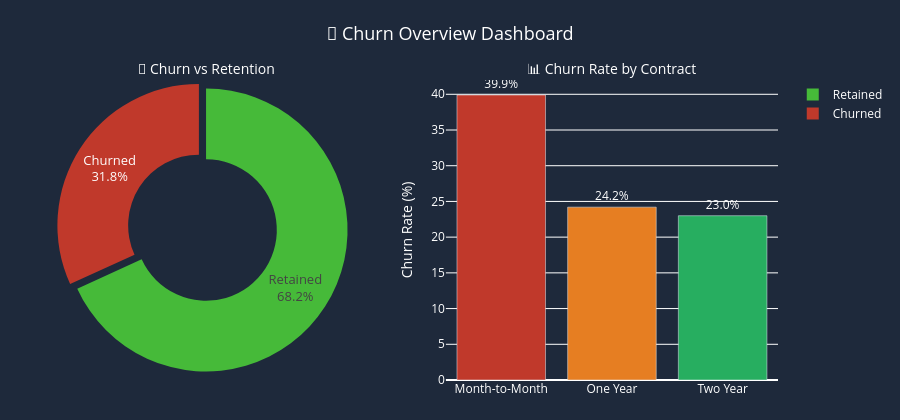

The cell this chart's notebook holds for it:
### Markdown cell above
## 🍩 Churn Overview

### Code cell
fig = make_subplots(
    rows=1,
    cols=2,
    specs=[[{'type':'pie'}, {'type':'bar'}]],
    subplot_titles=['🍩 Churn vs Retention', '📊 Churn Rate by Contract']
)

cc = df['Churn_Label'].value_counts()

fig.add_trace(
    go.Pie(
        labels=cc.index,
        values=cc.values,
        hole=0.5,
        marker_colors=["#46ba39", '#c0392b'],
        textinfo='label+percent',
        textfont_size=13,
        pull=[0, 0.06]
    ),
    row=1,
    col=1
)

ct = df.groupby('Contract')['Churn'].mean().mul(100).round(1).reset_index()
ct.columns = ['Contract', 'ChurnRate']
ct = ct.sort_values('ChurnRate', ascending=False)

fig.add_trace(
    go.Bar(
        x=ct['Contract'],
        y=ct['ChurnRate'],
        marker_color=['#c0392b', '#e67e22', '#27ae60'],
        text=ct['ChurnRate'].apply(lambda x: f'{x:.1f}%'),
        textposition='outside',
        showlegend=False
    ),
    row=1,
    col=2
)

# Axis styling
fig.update_yaxes(
    title_text='Churn Rate (%)',
    color='white',
    row=1,
    col=2
)

# Dark Theme
fig.update_layout(
    height=420,

    title={
        'text': '🍩 Churn Overview Dashboard',
        'x': 0.5,
        'xanchor': 'center'
    },

    title_font_size=18,
    title_font_color='white',

    paper_bgcolor='#1E293B',
    plot_bgcolor='#1E293B',

    font=dict(
        color='white',
        size=12
    ),

    margin=dict(
        l=40,
        r=40,
        t=80,
        b=40
    )
)

# Subplot title color
for annotation in fig['layout']['annotations']:
    annotation['font'] = dict(
        size=14,
        color='white'
    )

fig.show()

### Figure 1 — Plotly figure (JSON) as saved in the notebook; plotly's stock layout.template omitted (floating-point values rounded to 4 significant figures)
{"data": [{"domain": {"x": [0, 0.45], "y": [0, 1]}, "hole": 0.5, "labels": ["Retained", "Churned"], "marker": {"colors": ["#46ba39", "#c0392b"]}, "pull": [0, 0.06], "textfont": {"size": 13}, "textinfo": "label+percent", "type": "pie", "values": [1023, 477]}, {"marker": {"color": ["#c0392b", "#e67e22", "#27ae60"]}, "showlegend": false, "text": ["39.9%", "24.2%", "23.0%"], "textposition": "outside", "type": "bar", "x": ["Month-to-Month", "One Year", "Two Year"], "xaxis": "x", "y": [39.9, 24.2, 23], "yaxis": "y"}], "layout": {"annotations": [{"font": {"color": "white", "size": 14}, "showarrow": false, "text": "🍩 Churn vs Retention", "x": 0.225, "xanchor": "center", "xref": "paper", "y": 1, "yanchor": "bottom", "yref": "paper"}, {"font": {"color": "white", "size": 14}, "showarrow": false, "text": "📊 Churn Rate by Contract", "x": 0.775, "xanchor": "center", "xref": "paper", "y": 1, "yanchor": "bottom", "yref": "paper"}], "font": {"color": "white", "size": 12}, "height": 420, "margin": {"b": 40, "l": 40, "r": 40, "t": 80}, "paper_bgcolor": "#1E293B", "plot_bgcolor": "#1E293B", "title": {"font": {"color": "white", "size": 18}, "text": "🍩 Churn Overview Dashboard", "x": 0.5, "xanchor": "center"}, "xaxis": {"anchor": "y", "domain": [0.55, 1]}, "yaxis": {"anchor": "x", "color": "white", "domain": [0, 1], "title": {"text": "Churn Rate (%)"}}}}
